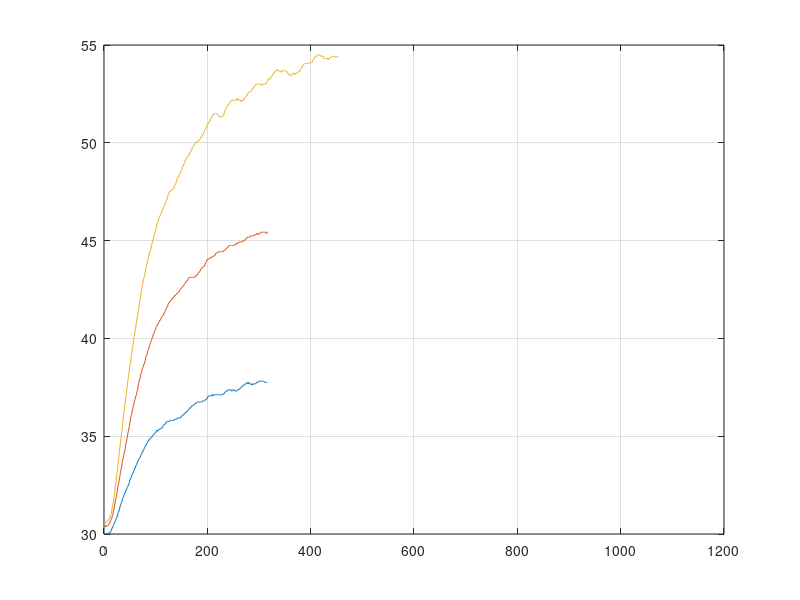
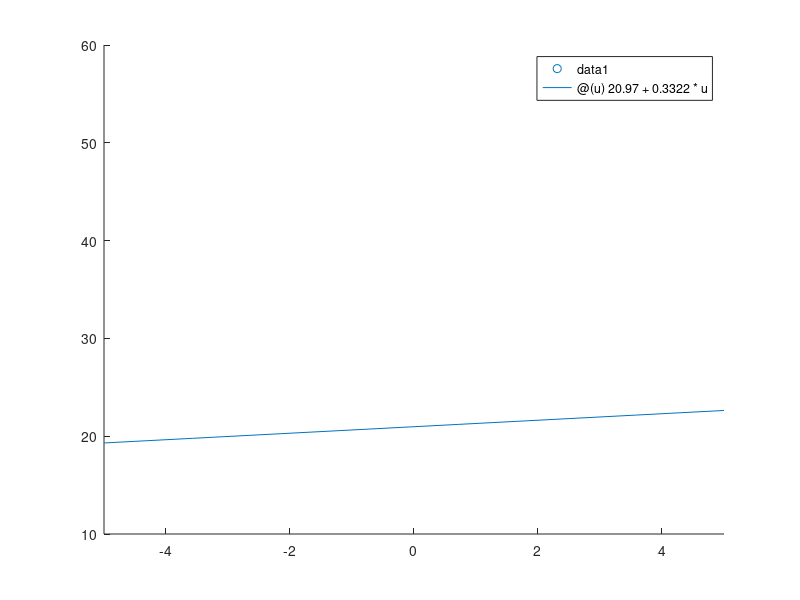

These figures' MATLAB source, in order:
load("data/u25.mat");
load("data/u50.mat");
load("data/u75.mat");
load("data/u100.mat");

figure(1)
plot([u50,u75,u100]);

grid on
x = [25,50,75, 100]';
y = [u25,u50(i50), u75(i75), u100(i100)]';
X = [x.^0, x];
b = (X'*X)\X'*y;
ym = X*b;

figure(2)
hold on
scatter([25,50,75, 100], [29.31,u50(i50), u75(i75), u100(i100)])
fplot(@(u)20.97 + 0.3322*u);
hold off
